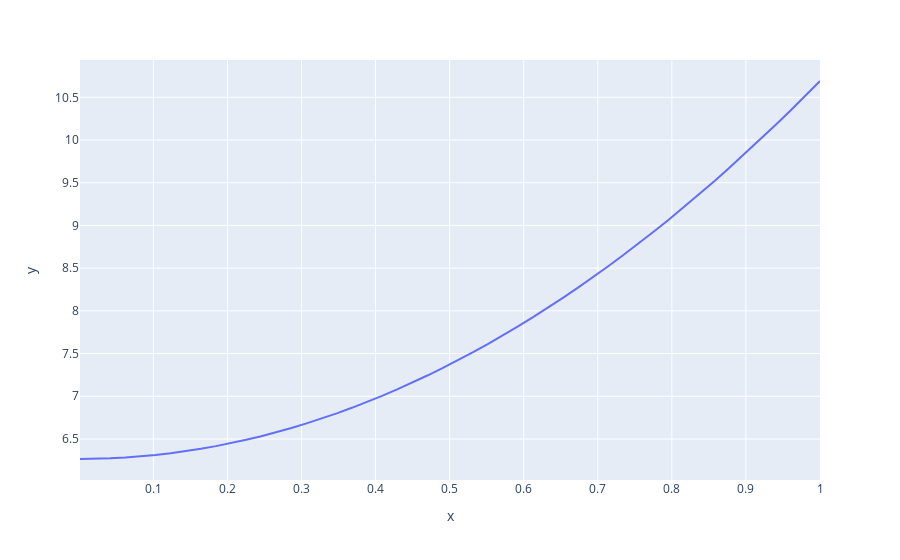

Notebook cell for this chart:
### Code cell
px.line(x=vals, y=[mse(y, model.predict(x)) for model in models])

### Figure 1 — Plotly figure (JSON) as saved in the notebook; plotly's stock layout.template omitted (floating-point values rounded to 4 significant figures)
{"data": [{"hovertemplate": "x=%{x}<br>y=%{y}<extra></extra>", "legendgroup": "", "line": {"color": "#636efa", "dash": "solid"}, "marker": {"symbol": "circle"}, "mode": "lines", "name": "", "orientation": "v", "showlegend": false, "type": "scatter", "x": [0.001, 0.02139, 0.04178, 0.06216, 0.08255, 0.1029, 0.1233, 0.1437, 0.1641, 0.1845, 0.2049, 0.2253, 0.2457, 0.266, 0.2864, 0.3068, 0.3272, 0.3476, 0.368, 0.3884, 0.4088, 0.4291, 0.4495, 0.4699, 0.4903, 0.5107, 0.5311, 0.5515, 0.5719, 0.5922, 0.6126, 0.633, 0.6534, 0.6738, 0.6942, 0.7146, 0.735, 0.7553, 0.7757, 0.7961, 0.8165, 0.8369, 0.8573, 0.8777, 0.8981, 0.9184, 0.9388, 0.9592, 0.9796, 1], "xaxis": "x", "y": [6.266, 6.268, 6.273, 6.283, 6.296, 6.312, 6.333, 6.357, 6.385, 6.416, 6.451, 6.49, 6.533, 6.579, 6.629, 6.682, 6.739, 6.8, 6.865, 6.933, 7.005, 7.081, 7.16, 7.243, 7.329, 7.42, 7.514, 7.611, 7.713, 7.818, 7.926, 8.039, 8.155, 8.275, 8.398, 8.525, 8.656, 8.79, 8.929, 9.07, 9.216, 9.365, 9.518, 9.674, 9.835, 9.998, 10.17, 10.34, 10.51, 10.69], "yaxis": "y"}], "layout": {"legend": {"tracegroupgap": 0}, "margin": {"t": 60}, "xaxis": {"anchor": "y", "domain": [0, 1], "title": {"text": "x"}}, "yaxis": {"anchor": "x", "domain": [0, 1], "title": {"text": "y"}}}}
